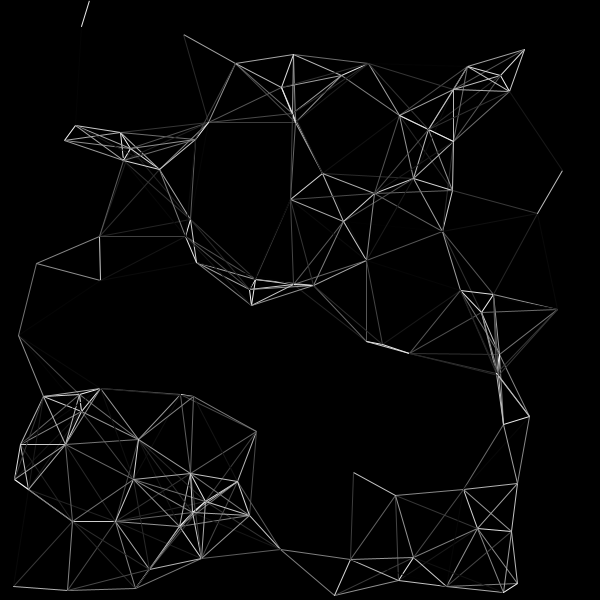
Frame 1 (no input)
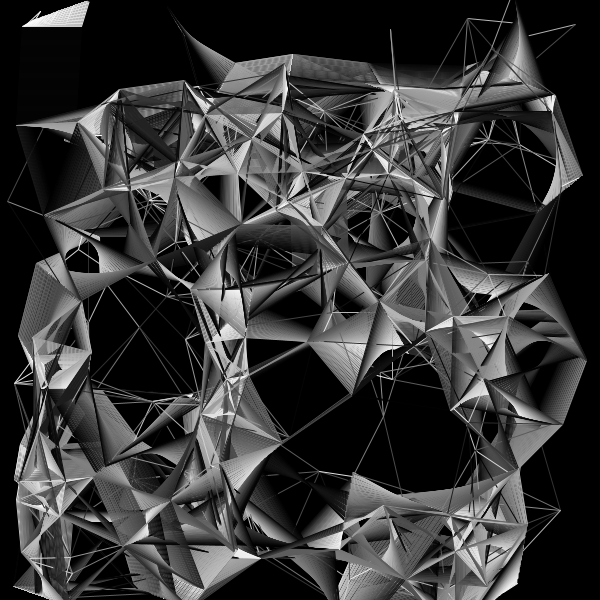
Frame 60 (the mouse pressed at the canvas centre just before this capture)
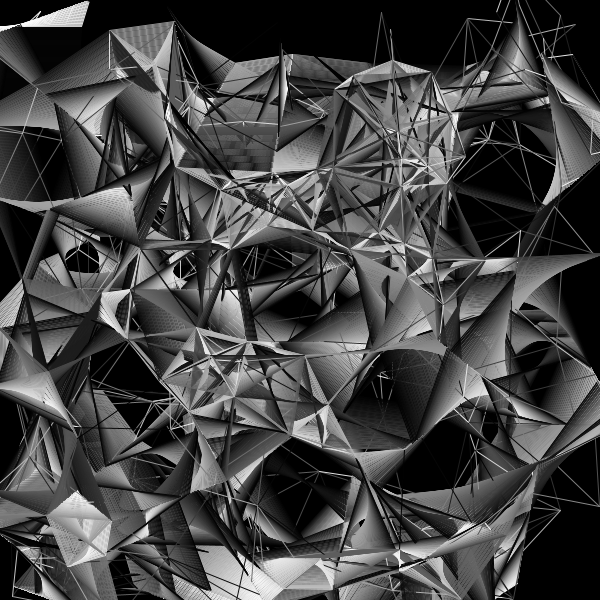
Frame 120 (the mouse held since frame 60 and released just before this capture)

The Processing sketch that drew these frames (run headless with seeded random() and noise(); from frame 60 on, the mouse is pressed at the canvas centre):

// Processing sketch: Line_flow_2
// ── Line_flow_2.pde
//The movement is not with Sin function, it is with a a/b function
//Change in plan, a/b produce a curve shape
// I want a straight line
//The movement of all particles is the same with the same steps and same time
//The speed is the same for every particle

int num = 100;
//int vari = 3;
float cirsz = 100*100;
float smallang=20;

int timestep=1;
int time=0;

float step=1;
float eachstep=step/timestep;

boolean out_range=false;
boolean point_out_range=false;
boolean connection=true;

float[] ax = new float[num];
float[] ay = new float[num]; 

float[] ang = new float[num];
float[] nxtang = new float[num];

//float[] bx = new float[num];
//float[] by = new float[num]; 

void setup(){
  size(600,600);
  background(0);
  for(int i=0;i<num;i++){
    ax[i]=(float)Math.floor(Math.random()*width);
    ay[i]=(float)Math.floor(Math.random()*height);
    ang[i]=(float)Math.floor(Math.random()*(360/smallang))*smallang;
    nxtang[i]=(float)Math.floor(Math.random()*(360/smallang))*smallang;
  }
  
  //for(int i=0;i<num;i++){
    //  bx[i]=(float)(Math.random()*vari*2)-vari;
      //by[i]=(float)(Math.random()*vari*2)-vari;
  //}
}

void draw(){
  clear();
  stroke(255);
  strokeWeight(1);
  
  analyse_points(ax,ay,cirsz);
  //The angle change can be from small to big back to small or the nearest way yo reach it
  //I choose the nearest way to reach it
  for(int i=0;i<num;i++){
    ax[i]=ax[i]+((cos(radians(ang[i])))*eachstep);
    ay[i]=ay[i]+((sin(radians(ang[i])))*eachstep);
  }
  time++;
  if (time==(timestep-1)){
    time=0;
    for(int i=0;i<num;i++){
      angle_change(ang[i], smallang, nxtang[i]);
    }
  }
}

void analyse_points(float[] x,float[] y,float circle){
  
  for(int i=0;i<num;i++){
    
    connection = false;
    point_out_range=false;
    out_range=false;
    
    if(ax[i]>width+circle || ax[i]<0-circle || ay[i]>height+circle  || ay[i]<0-circle ){
        point_out_range=true;
    }
    
    for(int j=i+1;j<num;j++){
      
      out_range = false;
      
      float lnsz = (float)(Math.pow(x[i]-x[j],2)+Math.pow(y[i]-y[j],2));
      
      if((lnsz) < (circle)){
        stroke(((circle-lnsz)/circle)*255);
        line(ax[i],ay[i],ax[j],ay[j]);
      } else {
        out_range = true;
      }
      
      if(point_out_range == false || out_range == false){
        connection = true;
      }
      
    }
    if(connection==false){
      ax[i]=(float)Math.floor(Math.random()*width);
      ay[i]=(float)Math.floor(Math.random()*height);
      ang[i]=(float)Math.floor(Math.random()*(360/smallang))*smallang;
      nxtang[i]=(float)Math.floor(Math.random()*(360/smallang))*smallang;
    }
  }
  
}

void angle_change(float ang,float smallang, float nxtang){
  if (ang == -smallang || ang==360+smallang){
        ang=smallang;
      }
      float difang = nxtang-ang;
      if(difang==0){
        nxtang=(float)Math.floor(Math.random()*(360/smallang))*smallang;
      } else if (difang >= 90 && difang <= 270){
        ang=ang+smallang;
      } else {
        ang=ang-smallang;
      }
}
